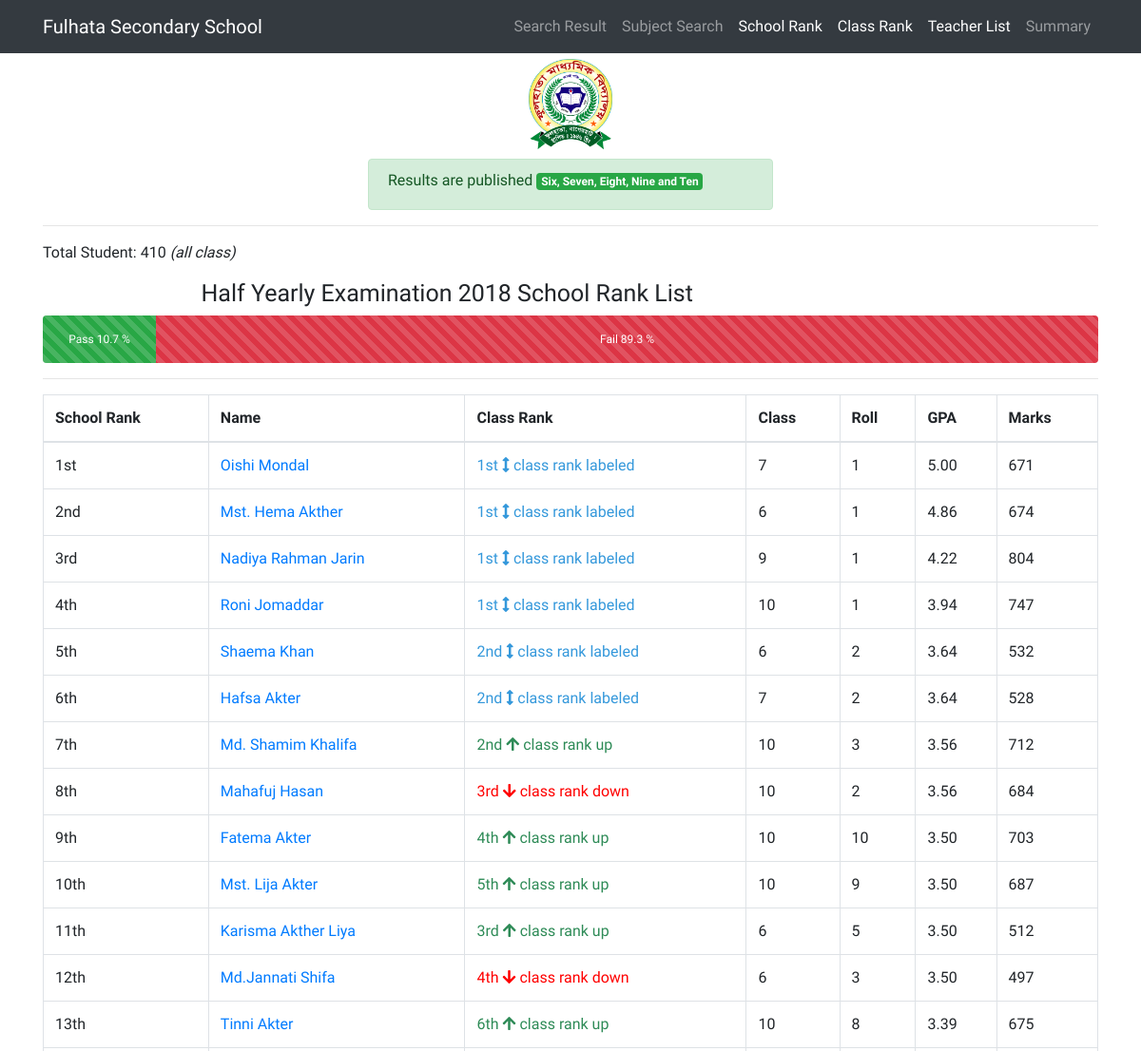
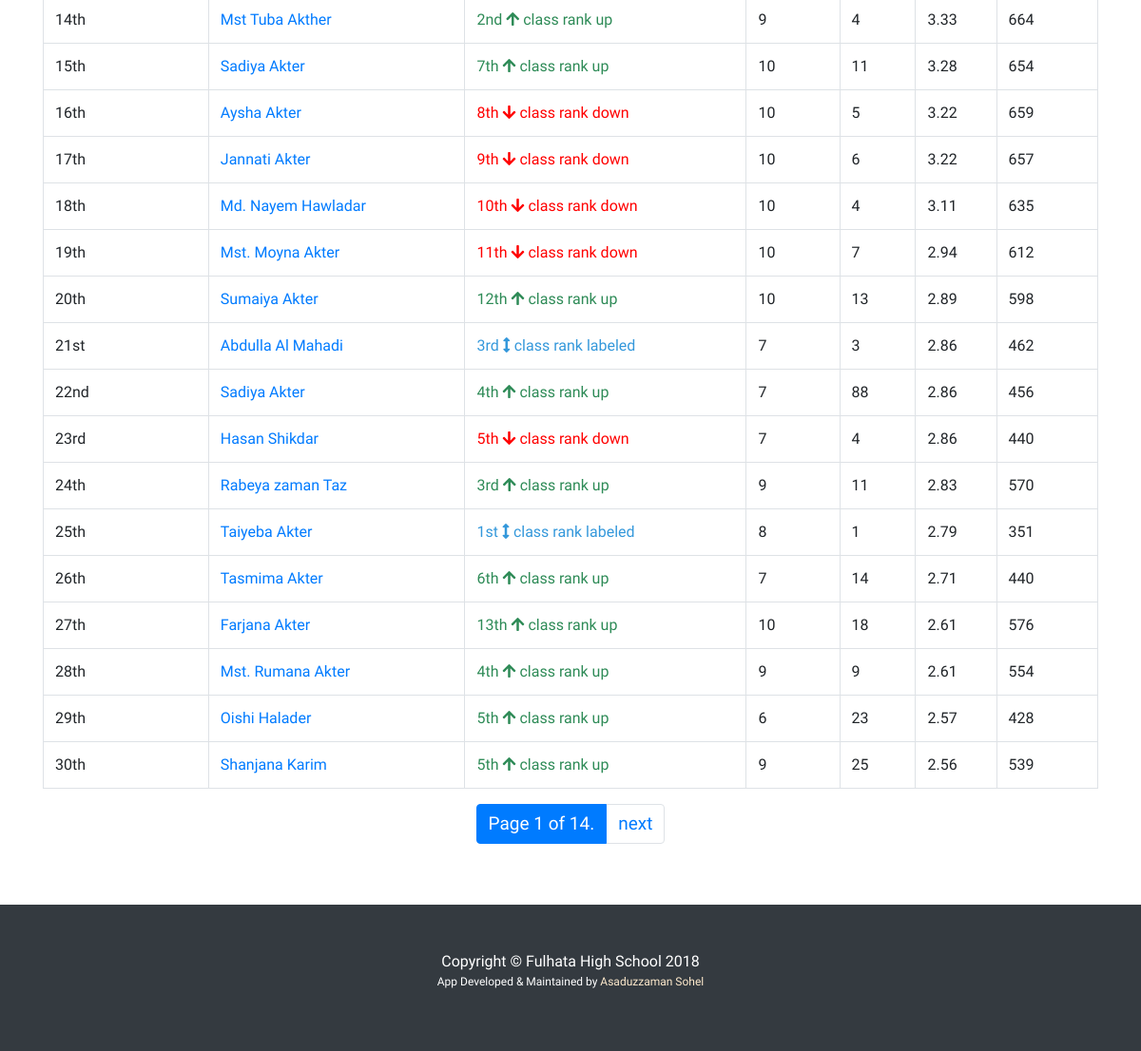
Page /all-school-rank/ on the earlier database version (2 pictures, top to bottom).
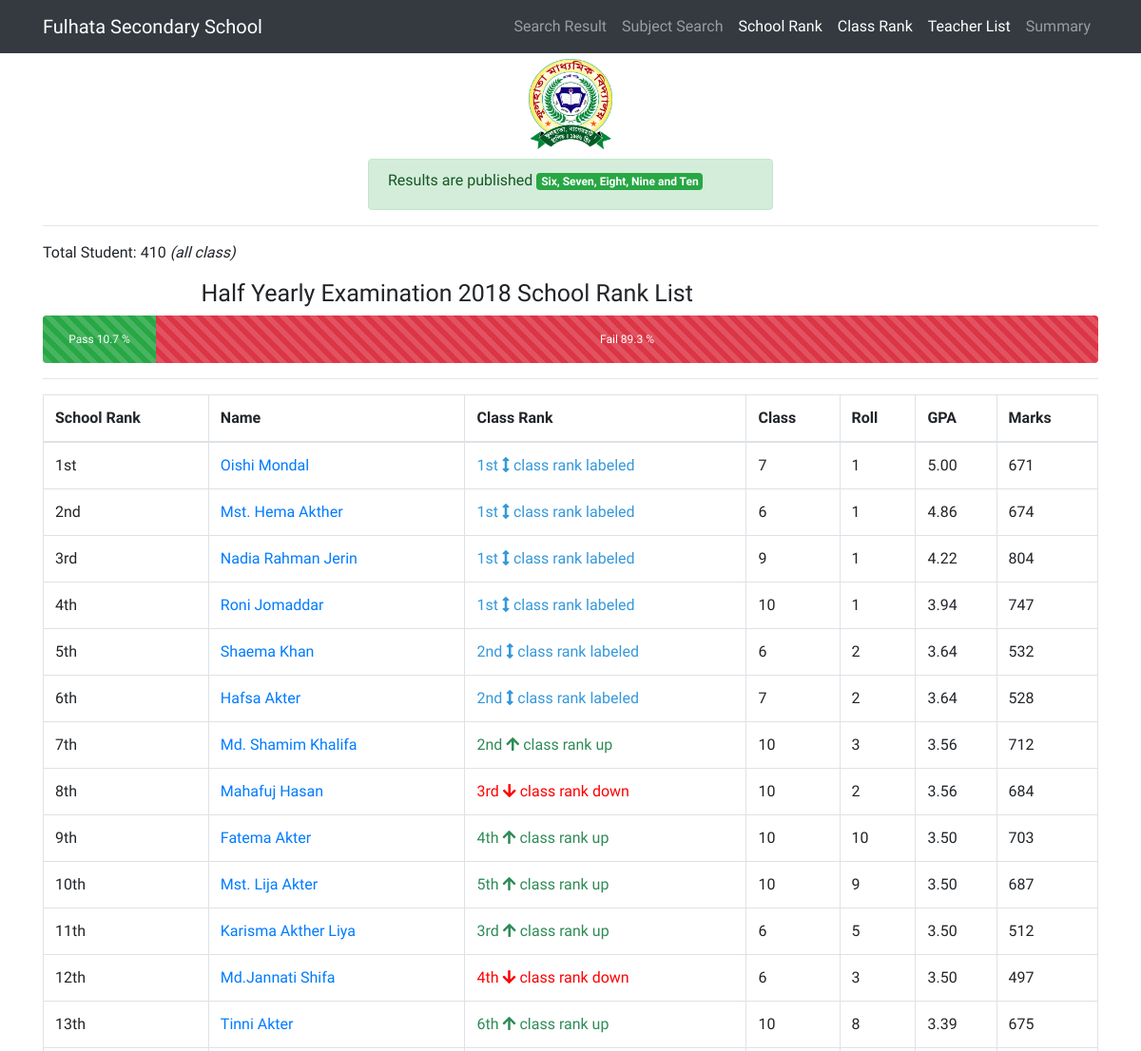
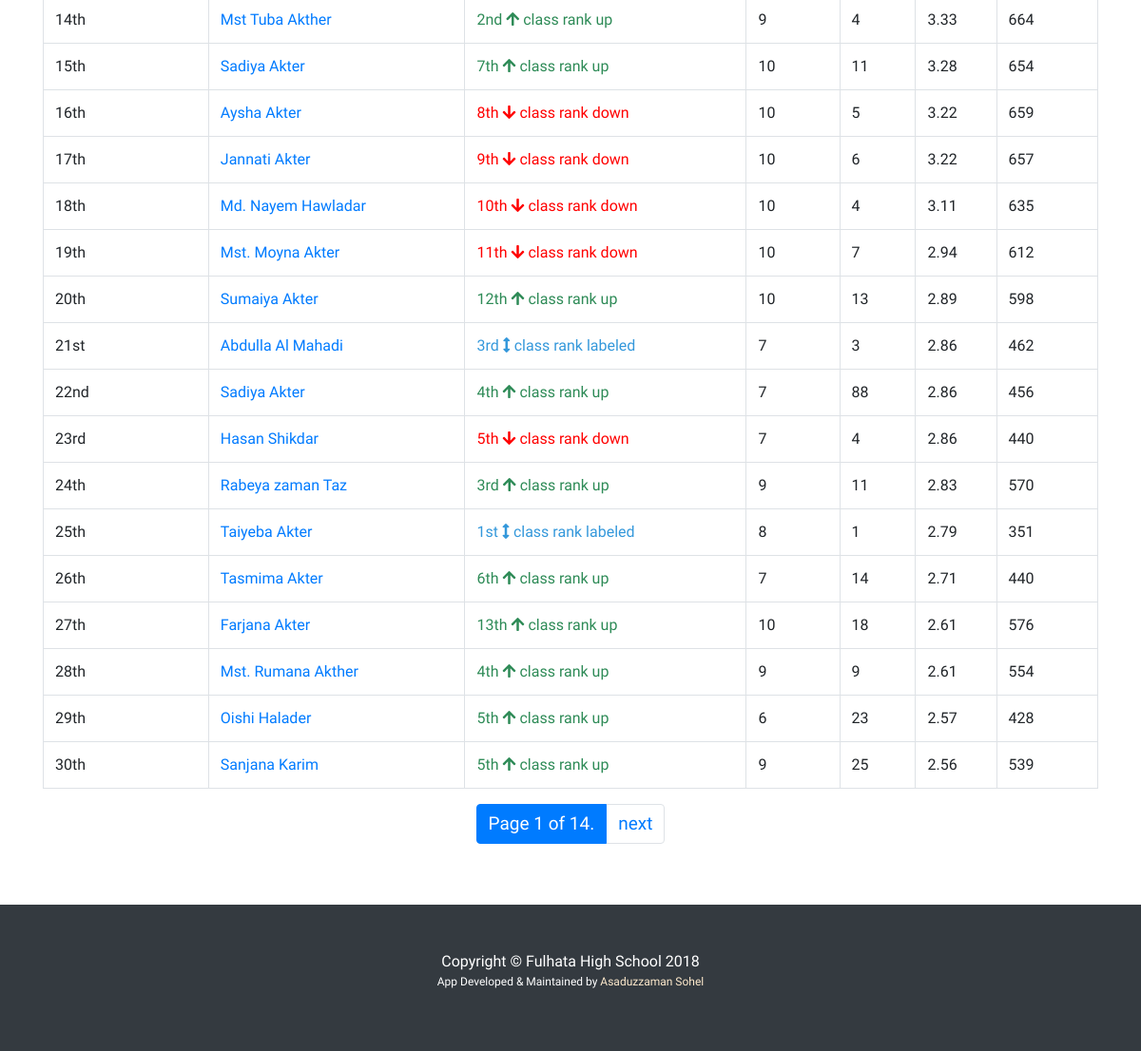
Same page on the later database version (2 pictures, top to bottom).
### results/models.py (models this page shows, shortened)
class Rank(models.Model):
    std = models.ForeignKey(StudentInfo, related_name='std', on_delete=models.CASCADE)
    total_marks = models.DecimalField(
        max_digits=5, decimal_places=2, help_text='Please give proper number', default=0, blank=True, null=True)
    total_gpa = models.DecimalField(
        max_digits=5, decimal_places=2, help_text='Please give proper number', default=0, blank=True, null=True)
    class_rank = models.IntegerField(default=0, blank=True, null=True)
    school_rank=models.IntegerField('All School Rank', default=0, blank=True, null=True)
    class Meta:
            verbose_name = ("Rank")
            verbose_name_plural = ("Rank")
            ordering = ['class_rank']

class StdCommon(models.Model):
    pub_date = models.DateTimeField(auto_now_add=True)
    update_date = models.DateTimeField(auto_now=True)
    class Meta:
        abstract = True

class StudentInfo(StdCommon):
    std_name = models.CharField('Student Name',max_length=100, help_text='Type only student Full Name like as Nazmul Islam or Nazrul Islam', blank=True, null=True)
    std_class = models.CharField('Student Class',max_length=2, choices=STD_CLASS, default=10, help_text='Select a class')
    std_roll = models.IntegerField('Roll Number',help_text='Type Student Roll Number (Only Number)')
    std_group=models.CharField('Group', choices=STD_GROUP, max_length=1, default='G')
    std_gender=models.CharField('Gender', max_length=10, choices=STD_GENDER, default='MALE')
    std_total_marks = models.FloatField('Total Marks', default=0, blank=True, null=True)
    std_marks_with_fail_sub = models.FloatField(
        'Total Marks', default=0, blank=True, null=True)
    std_gpa = models.CharField('GPA', max_length=50,default='F', blank=True, null=True)
    std_grade_point_total_sum=models.FloatField('Total Avg Number per Subject', blank=True, null=True) # toal grade point sum
    std_grade_point_total_subject_avg = models.FloatField(
        'Total GPA', blank=True, null=True) #avg gradepoint
    std_fail_subject=models.IntegerField('Fail Subject', blank=True, null=True)
    school_rank=models.IntegerField('Student Rank in School',default=0, blank=True, null=True)
    class_rank = models.IntegerField(
        'Student Rank in Class', default=0, blank=True, null=True)
    def __str__(self):
        return self.std_name
    class Meta:
            verbose_name = ("Student Detail")
            verbose_name_plural = ("Student Detail's")
            ordering = ['std_roll']

### results/views.py (the view)
# urls.py: path('all-school-rank/',RankListView.as_view() , name='rank'),
class RankListView(ListView):
    model=Rank
    template_name="results/rank_list.html"
    paginate_by = 30
    ordering = ['school_rank','class_rank','-std__std_roll']
    def get_context_data(self, **kwargs):
        context = super(RankListView, self).get_context_data(**kwargs)
        total_std_count = StudentInfo.objects.all().count()
        total_std_pass = StudentInfo.objects.filter(
            std_grade_point_total_subject_avg__gte=1).count()
        context['total_std_pass_count'] = StudentInfo.objects.filter(
            std_grade_point_total_subject_avg__gte=1).count()
        context['total_std_fail_count'] = StudentInfo.objects.filter(
            std_grade_point_total_subject_avg__lt=1).count()
        context['total_pass'] = (total_std_pass/total_std_count)*100
        context['total_fail'] = (
            (total_std_count-total_std_pass)/total_std_count)*100
        context['credit'] = credit
        context['rank_count'] = Rank.objects.all().count()
        return context

### results/templates/results/rank_list.html (shortened to what the changed rows need)
{% extends "results/base.html" %}
{% block main_content %}
{% load humanize %}
<div class="row">
    <div class="col-md-12 col-sm-12 col-xs-12 mx-auto ">
        <div class="div">
            <h2 class="mx-auto" style="width:70%;font-size:25px">Half Yearly Examination 2018 School Rank List</h2>
            <table class="table table-hover table-bordered">
                <thead>
                    <tr>
                        <th>School Rank</th>
                        <th>Name</th>
                        <th>Class Rank</th>
                        <th>Class</th>
                        <th>Roll</th>
                        <th>GPA</th>
                        <th>Marks</th>
                    </tr>
                </thead>
                <tbody>
                    {% for rank in  object_list%}
                        <tr>
                            <td>{{rank.school_rank |ordinal}}</td>
                            {% if rank.std.std_fail_subject >= 1 %}
                            <td >
                            <a style="color:red" href="{%url 'std_details' rank.std.id%}">{{rank.std}}
                            <span class="badge badge-danger">F{{rank.std.std_fail_subject}}</span>
                            </a>
                            </td>
                            {% else %}
                            <td>
                                <a href="{%url 'std_details' rank.std.id%}">{{rank.std}}</a>
                            </td>
                            {% endif %}
                            {% if  rank.std.std_roll < rank.class_rank %}
                            <td style="color:red"> {{rank.class_rank|ordinal}}
                                <i class="fas fa-arrow-down"></i> class rank down </td>
                            {% elif rank.std.std_roll > rank.class_rank %}
                            <td style="color:seagreen">
                                {{rank.class_rank|ordinal}}
                                <i class="fas fa-arrow-up"></i> class rank up
                            </td>
                            {% elif rank.std.std_roll == rank.class_rank %}
                            <td style="color:#3498db">
                            {{rank.class_rank |ordinal}}
                            <i class="fas fa-arrows-alt-v"></i> class rank labeled
                            </td>
                            {% endif %}
                            <td>{{rank.std.std_class}}</td>
                            <td>{{rank.std.std_roll}}</td>
                            {% if rank.std.std_fail_subject >= 1 and rank.std.std_gpa != 'Withheld' %}
                            <td style="color:red">
                                Fail {{rank.std.std_fail_subject}} Subject
                            </td>
                            {% elif rank.std.std_gpa == 'Withheld' %}
                             <td style="color:red">
                                Withheld (Absent)
                            </td>
                            {% else %}
                            <td>
                                {% if rank.std.std_grade_point_total_subject_avg > 5 %}
                                {{rank.std.std_grade_point_total_subject_avg|floatformat:0}}.00
                                {% else %}
                                {{rank.std.std_grade_point_total_subject_avg|floatformat:'2'}}
                                {% endif %}
                            </td>
                            {% endif %}
                            <td>{{rank.std.std_marks_with_fail_sub|floatformat}}</td>
                        </tr>
                     {% endfor %}
                 </tbody>
            </table>
        </div>
    </div>
</div>
{% endblock %}

Differences in the rows shown:
changed through a linked row, Rank: std "Nadiya Rahman Jarin" → "Nadia Rahman Jerin"
changed through a linked row, Rank "28th": std "Mst. Rumana Akter" → "Mst. Rumana Akther"
changed through a linked row, Rank "30th": std "Shanjana Karim" → "Sanjana Karim"
